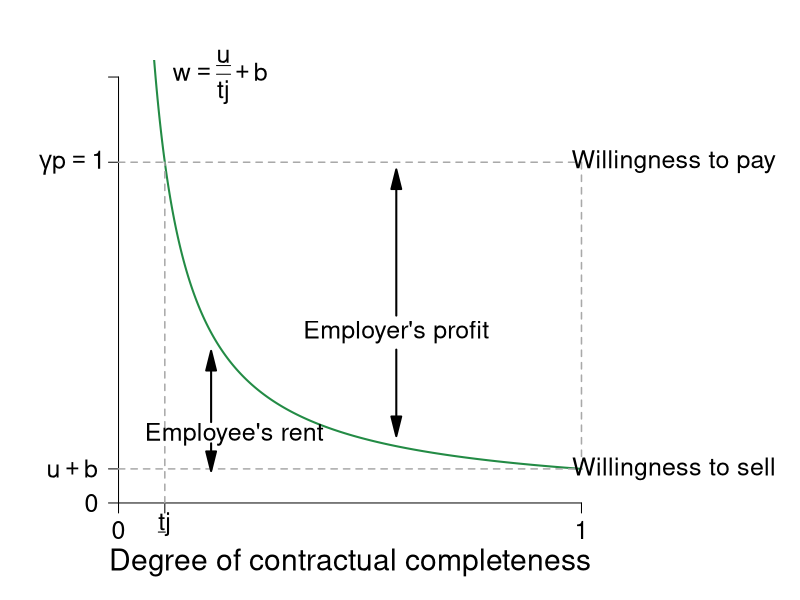

This chart was generated by the following R code:
require(ggplot2)
require(shape)
require(plotrix)
pdf(file = "employment/complete_contracts_figure.pdf", width = 9, height = 7)

#Set parameters for graphics
pointsize <- 1.8
axislabelsize <- 1.8
labelsize <- 1.5
namesize <- 1.8
annotatesize <- 1.5
graphlinewidth <- 2
segmentlinewidth <- 1.5

Fn <- function(t, ubar = 0.4, b = 0) {
  (ubar)/(t) + b
}

#COL <- c("#1B9E77", "#D95F02", "#7570B3", "#E7298A", "#66A61E", "#E6AB02", "#A6761D", "#666666")
COL <- c("#238b45","#7fc97f", "#beaed4", "#fdc086", "#ffff99")
par(mar =  c(4, 5, 3, 10))
xlims <- c(0, 1)
ylims <- c(0,5)


plot(0, 0, xlim = xlims, ylim = ylims, type = "n",
     xlab = expression(paste(""), cex = axislabelsize),
     ylab = expression(paste(""), cex = axislabelsize),
     xaxt = "n", yaxt = "n", cex.lab = axislabelsize, bty = "n")

npts <- 500 
npts2 <- 501
#Specify the sequences of points for graphing. 
xx1 <- seq(0, 1, length.out = npts)
xx2 <- seq(xlims[1], xlims[2], length.out = npts)
xx3 <- seq(xlims[1], xlims[2], length.out = npts2)
xx4 <- seq(xlims[1], 25, length.out = npts2)

#Draw the lines for the graphs
lines(xx1, Fn(xx1), col = COL[1], lwd = graphlinewidth)
#lines(xx2, solowCondition(xx2, delta = 5), col = COL[3], lwd = 4)
#lines(xx2, solowInfeas(xx2, delta = 5), col = COL[1], lwd = 4, lty = 2)

#Customize ticks and labels for the plot
ticksy <- c(0,0.4,4,5)
ylabels <- c(0, NA, NA, NA)
ticksx <- c(0,0.1,1)
xlabels <- c(0, NA, 1)
axis(1, at = ticksx, pos = 0, labels = xlabels, cex.axis = labelsize)

axis(2, at = ticksy, pos = 0, labels = ylabels, las = 1, cex.axis = labelsize)

#Segments
segments(0, 0.4, 1, 0.4, lty = 2, lwd = 1.5, col = "darkgray", xpd = TRUE)
segments(1, 0.4, 1, 4, lty = 2, lwd = 1.5, col = "darkgray")
segments(0.1,0,0.1,4,lty = 2, lwd = 1.5, col = "darkgray", xpd = TRUE)
segments(0, 4, 1,4, lty = 2, lwd = 1.5, col = "darkgray")

#Axis tick labels
#y
text(-0.1, 4, expression(paste(gamma*p==1)), cex = labelsize, xpd = TRUE)
#text(-0.05, 0.8, expression(paste(p^B)), cex = labelsize, xpd = TRUE)
#x
text(0.1, -0.25, expression(paste(underline(t)*j)), cex = labelsize, xpd = TRUE)
#text(1, -0.07, expression(paste(1)), cex = labelsize, xpd = TRUE)

#Text annotations
text(0.22, 5, expression(paste(w== frac(underline(u),tj)+b)), cex = labelsize, xpd = TRUE)
text(-0.1, 0.4, expression(paste(u+b)), cex = labelsize, xpd = TRUE)
#text(1.15, 4.5, expression(paste(gamma[p])), cex = labelsize, xpd = TRUE)
text(0.25, 0.8, expression(paste("Employee's rent")), cex = labelsize, xpd = TRUE)
text(0.6, 2, expression(paste("Employer's profit")), cex = labelsize, xpd = TRUE)
text(1.2, 4, expression(paste("Willingness to pay")), cex = labelsize, xpd = TRUE)
text(1.2, 0.4, expression(paste("Willingness to sell")), cex = labelsize, xpd = TRUE)


# #Arrows
Arrows(0.2, 0.95, .2, 1.67, col = "black", lty = 1, lwd = 2, arr.type = "triangle")
Arrows(0.2, 0.7, 0.2, 0.49, col = "black", lty = 1, lwd = 2, arr.type = "triangle")
Arrows(.6, 2.2, 0.6, 3.8, col = "black", lty = 1, lwd = 2, arr.type = "triangle")
Arrows(.6, 1.8, 0.6, 0.9, col = "black", lty = 1, lwd = 2, arr.type = "triangle")

#Axes labels
text(0.5, -0.7, expression(paste("Degree of contractual completeness")), xpd = TRUE, cex = axislabelsize) 



dev.off()
